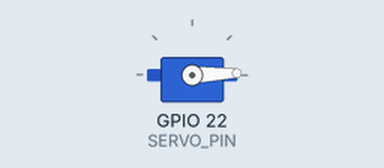
Simulated run of this sketch. Board: ESP32. Shown: servo. What the sketch prints to the serial monitor is not drawn.

Above: at 3.05 s.
At 4.3 s:
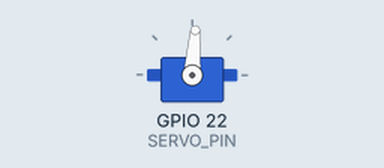
At 5.6 s:
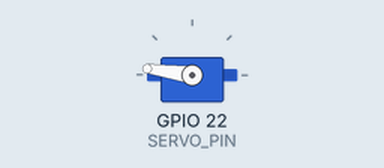
At 8.2 s:
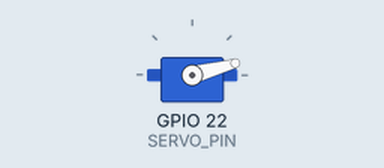
Timing chart, 0 to 10.1 s (numbered marks = the images above):
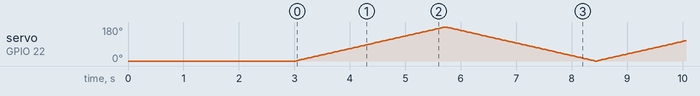

The sketch:

cp_esp32_servo.ino
```cpp
#include <Arduino.h>
#include "Servo.h"
#define SERVO_PIN 22  // ESP32 pin GPIO26 connected to servo motor

Servo servoMotor;
int pos = 0;


void setup() {
  delay(1000);
  Serial.begin(115200);

  Serial.println("Serial inited");
  delay(2000);
  servoMotor.attach(SERVO_PIN);
}


void loop() {
  for (int i = 0; i <= 180; i++) {
    servoMotor.write(i);
    delay(15);
  }
  for (int i = 180; i >= 0; i--) {
    servoMotor.write(i);
    delay(15);
  }
}
```
